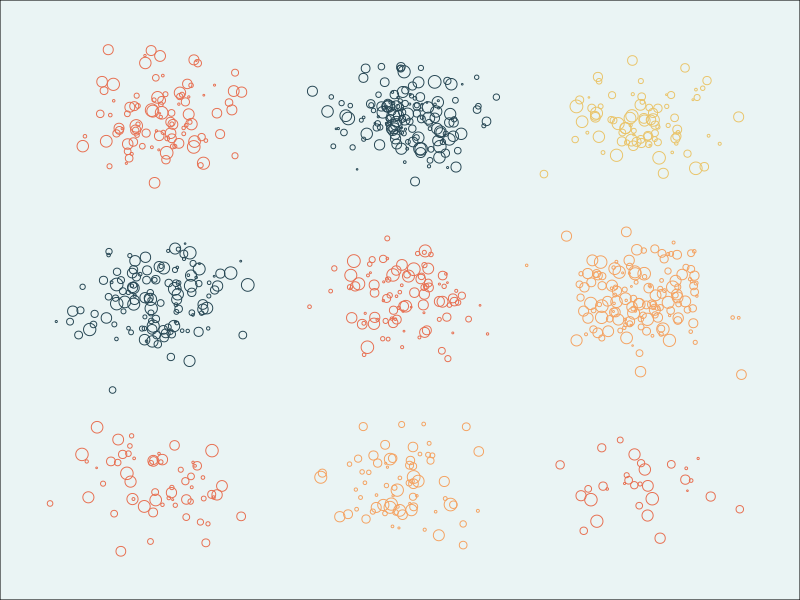
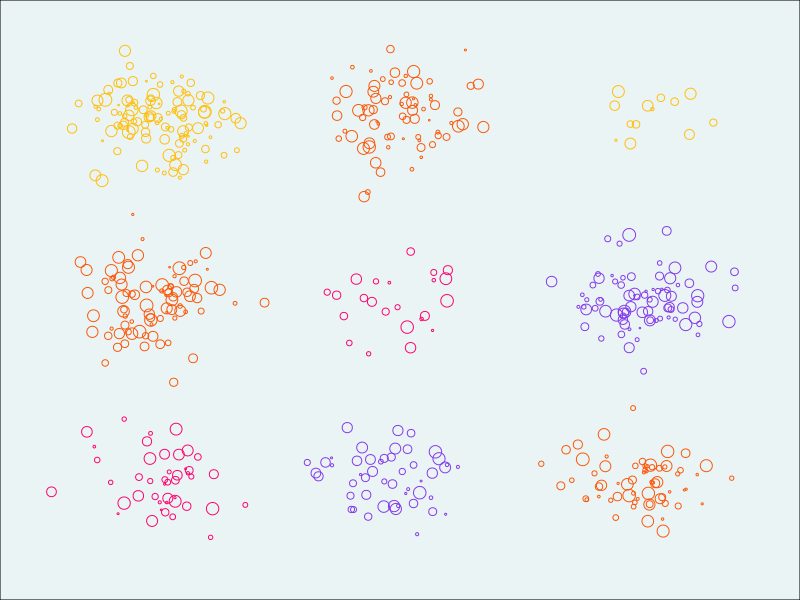
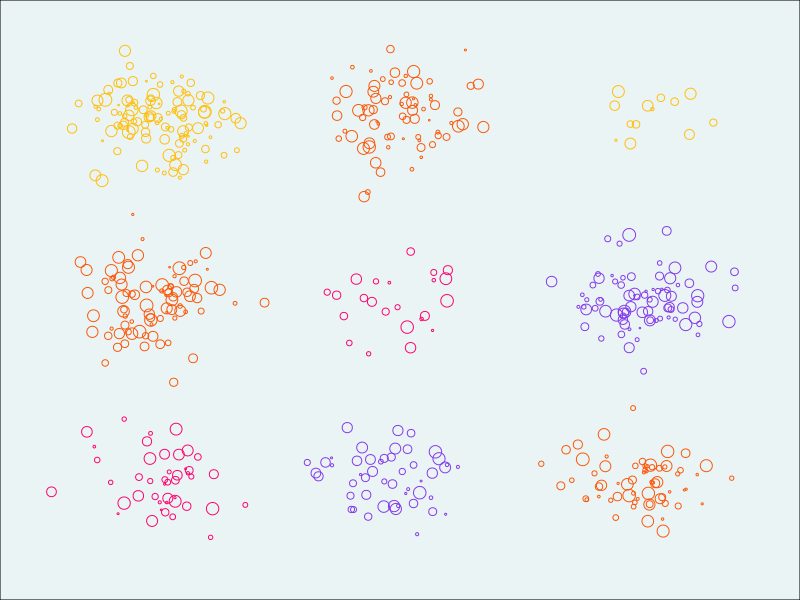

Write R code to recreate these figures, in order.
# PROMPT: draw random values from some kind of distribution to create texture


# libraries ---------------------------------------------------------------


library(tidyverse)
library(here)


# dataset parameters ------------------------------------------------------


set.seed(02141)

colour_palette <- c("#264653", "#2a9d8f", "#e9c46a", "#f4a261", "#e76f51")

offsets <- list(
  c(-2,2),
  c(0,2),
  c(2,2),
  c(-2,0),
  c(0,0),
  c(2,0),
  c(-2,-2),
  c(0,-2),
  c(2,-2)
)


# generate dataset --------------------------------------------------------


art_maker <- function(seed, n_points_avg, n_points_sd, colour_palette, background_colour) {
  set.seed(seed)
  
  data <- map(offsets, \(.offset) {
    colour <- sample(colour_palette, size = 1)
    n_points <- rnorm(1, mean = n_points_avg, sd = n_points_sd) |> as.integer() |> abs()
    
    tibble(
      x = rnorm(n_points, mean = .offset[1], sd = 0.3),
      y = rnorm(n_points, mean = .offset[2], sd = 0.3),
      size = runif(n_points, min = 0.2, max = 4),
      colour = colour
    )
  }) |> 
    list_c()
  
  ggplot(data = data, mapping = aes(x = x, y = y, colour = colour, size = size)) + 
    geom_point(pch = 1) + 
    scale_colour_identity() +
    scale_size_identity() +
    lims(
      x = c(-3,3),
      y = c(-3,3)
    ) +
    theme_void() + 
    theme(
      plot.background = element_rect(fill = background_colour, colour = "black")
    )
}


# plot --------------------------------------------------------------------


art_maker(02141, 100, 50, c("#264653", "#2a9d8f", "#e9c46a", "#f4a261", "#e76f51"), "#eaf4f4")

art_maker(6083, 70, 40, c("#ffbe0b", "#fb5607", "#ff006e", "#8338ec", "#3a86ff"), "#eaf4f4")



# save --------------------------------------------------------------------


ggsave("my_art2.png", path = here("viz"), height = 5, width = 5)


# -------------------------------------------------------------------------